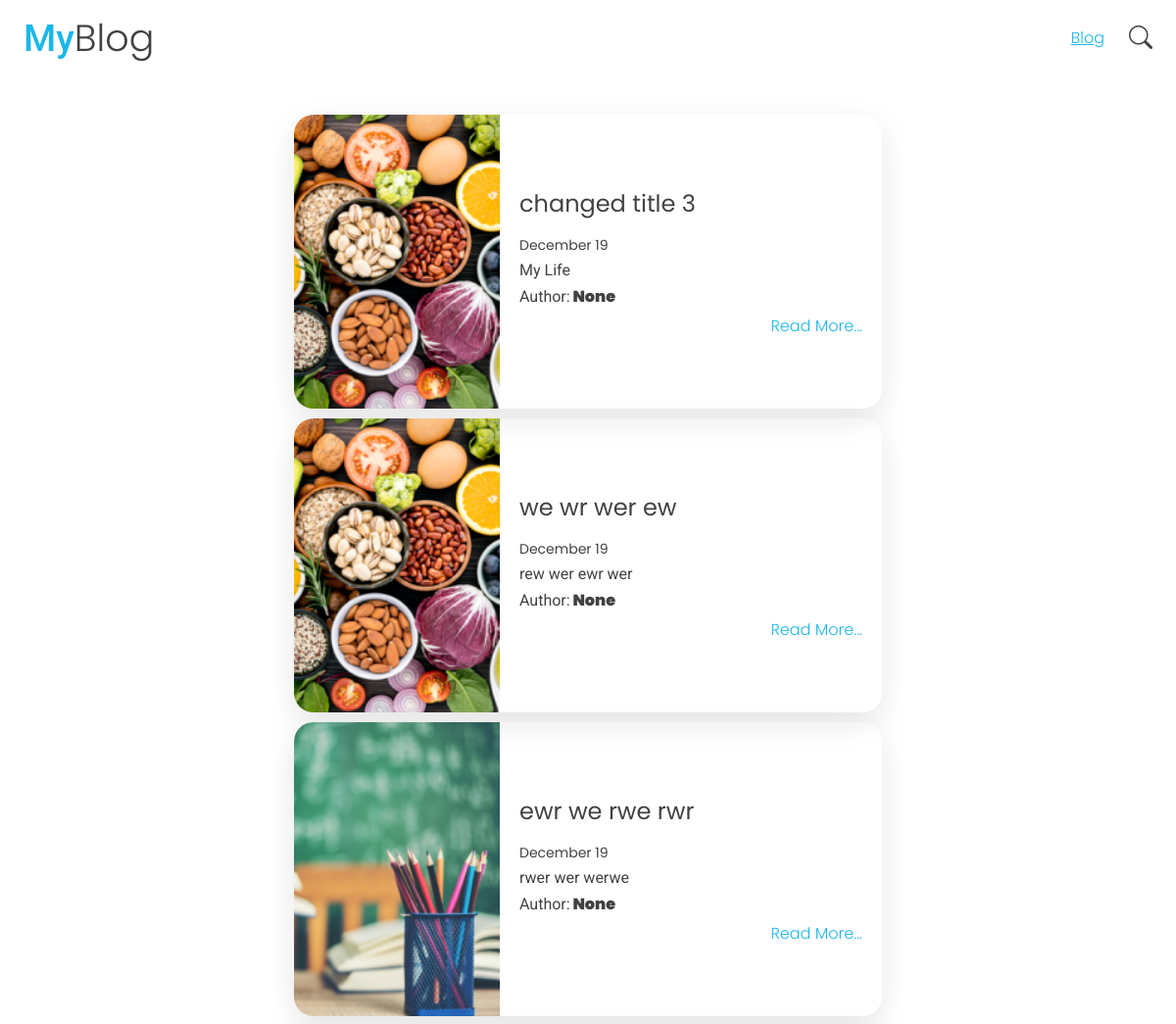
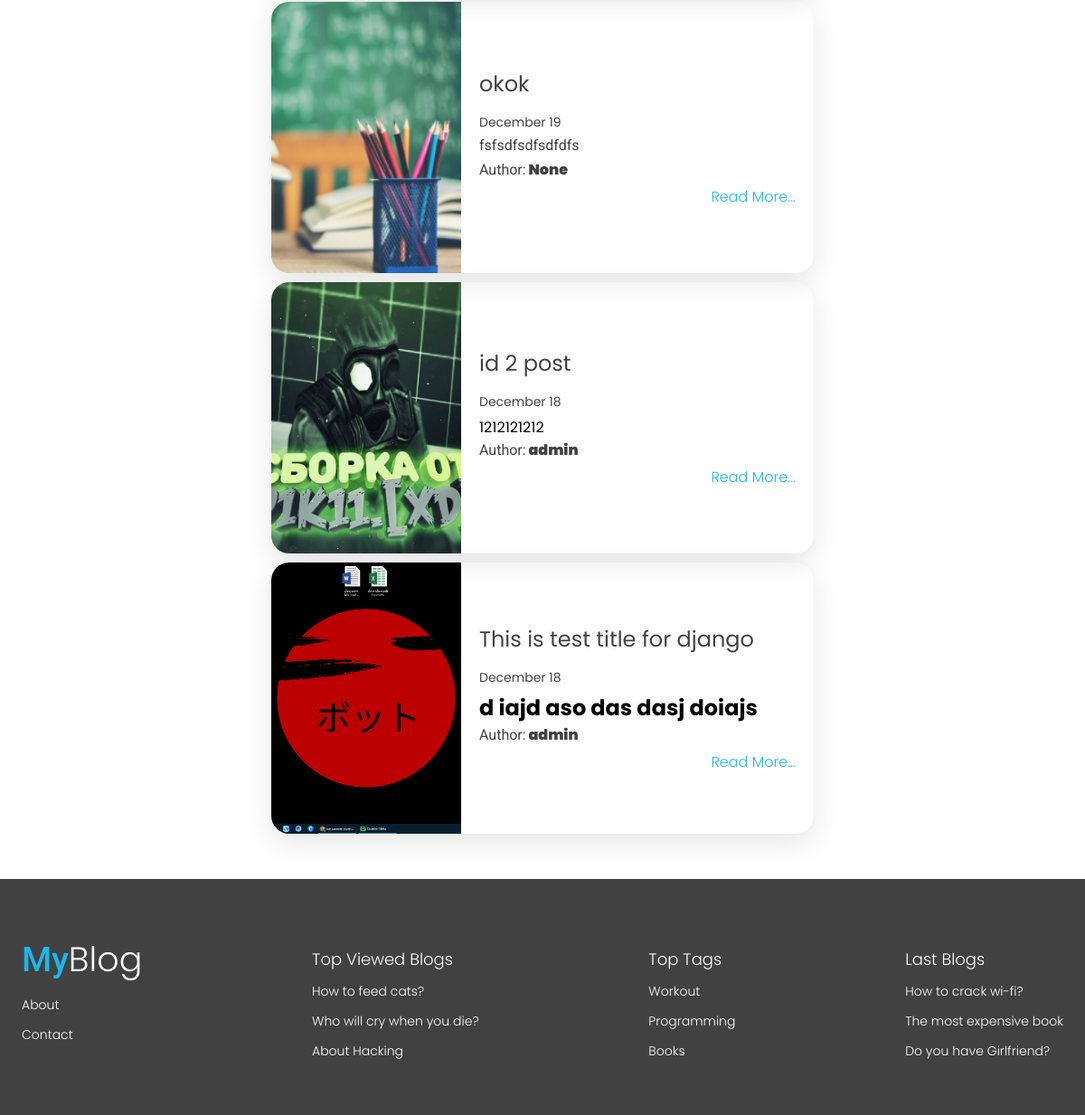
The page / on the database its author committed (2 pictures, top to bottom).
### main/models.py (models this page shows, shortened)
class Post(models.Model):
    title = models.CharField(max_length=255)
    category = models.ForeignKey(Category, on_delete=models.CASCADE)
    image = models.ImageField(upload_to="Post-Images/%Y-Year/%F-Month/")
    body = models.TextField()
    author = models.ForeignKey(User, on_delete=models.CASCADE, blank=True, null=True)
    date_time = models.DateTimeField(auto_now_add=True)
    view = models.PositiveIntegerField(default=0)
    class Meta:
        ordering = ["-id"]

### main/views.py (the view)
# urls.py: path("", views.HomePageView.as_view(), name="home"),
class HomePageView(ListView):
    model = Post

### templates/main/post_list.html (shortened to what this page needs)
<!DOCTYPE html>
<html lang="en">
<head>
    <link rel="stylesheet" href="https://cdnjs.cloudflare.com/ajax/libs/font-awesome/6.2.1/css/all.min.css">
    <link rel="stylesheet" href="https://cdn.jsdelivr.net/npm/bootstrap-icons@1.10.2/font/bootstrap-icons.css">
    {% include "./links.html" %}
</head>
<body>
    <header>
        <div class="container">
            <div class="header_wrapper">
                <a href="/" class="site_logo">
                    <span>My</span>Blog
                </a>
                <ul class="nav_menu">
                    <li><a href="/" class="nav_link nav_link_active">Blog</a></li>
                    <li class="search_blogs">
                        <a href="#">
                            <i class="bi bi-search" type="submit"></i>
                        </a>
                    </li>
                </ul>
            </div>
        </div>
    </header>
    <main>
        <section class="section_blog">
            <div class="container">
                <div class="section_blog_wrapper">
                    <div class="blogs_wrapper">
                        {% for post in object_list %}
                        <div class="blog first">
                            <div class="blog_left" style="background-image: url('{{ post.image.url }}');">
                            </div>
                            <div class="blog_right" style="cursor: pointer;">
                                <a class="blog_right_link" href="{% url 'main:detail' post.id %}">
                                    <p class=" blog_title">{{ post.title }}</p>
                                </a>
                                <p class=" blog_posted_time">{{ post.date_time|date:"F d" }}</p>
                                <p class="blog_content">{{ post.body|safe|slice:":30" }}</p>
                                <div class="blog_inner_wrapper">
                                    <p class="blog_author"><span>Author:</span> {{ post.author }}</p>
                                </div>
                                <a href="{% url "main:detail" post.id %}">
                                    <p class="current_blog">Read More...</p>
                                </a>
                            </div>
                        </div>
                        {% endfor %}
                    </div>
                </div>
            </div>
        </section>
    </main>
    <footer>
        <div class="container">
            <div class="footer_wrapper">
                <ul class="footer_ul">
                    <li><a href="./index.html" class="site_logo">
                            <span>My</span>Blog
                        </a>
                    </li>
                    <li><a href="#">About</a></li>
                    <li><a href="#">Contact</a></li>
                </ul>
                <ul class="footer_ul">
                    <li><a href="#">Top Viewed Blogs</a></li>
                    <li><a href="#">How to feed cats?</a></li>
                    <li><a href="#">Who will cry when you die?</a></li>
                    <li><a href="#">About Hacking</a></li>
                </ul>
                <ul class="footer_ul">
                    <li><a href="#">Top Tags</a></li>
                    <li><a href="#">Workout</a></li>
                    <li><a href="#">Programming</a></li>
                    <li><a href="#">Books</a></li>
                </ul>
                <ul class="footer_ul">
                    <li><a href="#">Last Blogs</a></li>
                    <li><a href="#">How to crack wi-fi?</a></li>
                    <li><a href="#">The most expensive book</a></li>
                    <li><a href="#">Do you have Girlfriend?</a></li>
                </ul>
            </div>
        </div>
    </footer>
</body>
</html>

### templates/main/links.html
    {% load static %}
    <link rel="stylesheet" href="{% static '/CSS/style.css' %}">
    <link rel="stylesheet" href="{% static "/CSS/media.css" %}">

### templates/main/scripts.html (shortened to what this page needs)
{% load static %}

### staticfiles/CSS/style.css (style rules this page uses)
* { padding: 0; margin: 0; text-decoration: none; list-style-type: none; box-sizing: border-box; transition: all .1s ease; scroll-behavior: smooth; font-family: 'Poppins' !important; }
:root { --primary: #414141; --secondary: #1bb7e9; --main-white: #ffffff; --main-yellow: #ffba08; --main-red: #C20114; --main-shadow: rgba(0, 0, 0, 0.05); --content-main: 38px; --content-big: 24px; --content: 16px; --content-small: 14px; --content-icon: 18px; --weight-lighter: 300; --weight-default: 400; --weight-bolder: 500; --weight-author: 900; }
.container { max-width: 1400px; padding: 0 2%; margin: 0 auto; }
header { position: sticky; top: 0; width: 100%; padding: 10px 0; background: var(--main-white); z-index: 9999; }
.header_wrapper { display: flex; justify-content: space-between; align-items: center; }
a { cursor: pointer !important; }
.site_logo { font-family: 'Roboto', sans-serif; font-weight: var(--weight-lighter); color: var(--primary); font-size: var(--content-main); }
.site_logo span { font-family: 'Open-sans', sans-serif; font-weight: var(--weight-bolder); color: var(--secondary); }
.nav_menu { display: flex; justify-content: center; align-items: center; gap: 25px; }
.nav_link { font-family: 'Roboto'; font-size: var(--content); font-weight: var(--weight-lighter); color: var(--primary); }
.nav_link_active { color: var(--secondary); text-decoration: underline; }
.search_blogs a i { font-size: var(--content-big); color: var(--primary); }
.section_blog { margin-top: 30px; }
.blogs_wrapper { margin-top: 30px; display: flex; justify-content: center; align-items: center; gap: 5%; flex-wrap: wrap; }
.blog { display: flex; justify-content: center; align-items: center; width: 600px; height: 300px; box-shadow: 0px 10px 30px rgba(0, 0, 0, 0.1); border-radius: 20px; margin-top: 20px; }
.first { margin-top: 10px !important; }
.blog_left { width: 35%; height: 100%; background-position: center; background-repeat: no-repeat; background-size: cover; border-radius: 20px 0 0 20px; }
.blog_right { width: 65%; height: auto; padding: 10px 20px; }
.blog_title { font-size: var(--content-big); font-weight: var(--weight-default); font-family: 'Poppins', sans-serif; color: var(--primary); margin-bottom: 15px; }
.blog_posted_time { font-size: var(--content-small); font-family: 'Poppins', sans-serif; color: var(--primary); margin-bottom: 5px; }
.blog_content { font-size: var(--content); font-family: 'Roboto', sans-serif !important; color: var(--primary); margin-bottom: 5px; }
.blog_content h1, .blog_content h2, .blog_content h3, .blog_content h4, .blog_content h5, .blog_content p, .blog_content h6, span { font-family: 'Roboto', sans-serif !important; }
.blog_inner_wrapper { display: flex; justify-content: space-between; align-items: center; }
.blog_author { font-size: var(--content); font-family: 'Poppins', sans-serif; color: var(--primary); margin-bottom: 5px; font-weight: var(--weight-author); }
.blog_author span { font-weight: var(--weight-default); }
.current_blog { font-family: 'Poppins', sans-serif; text-align: end; font-size: var(--content); font-weight: var(--weight-lighter); color: var(--secondary); cursor: pointer; }
footer { width: 100%; background: var(--primary); padding: 5% 0; margin-top: 50px; }
.footer_wrapper { display: flex; justify-content: space-between; align-items: flex-start; }
.footer_wrapper .footer_ul:first-child { margin: 0; }
.footer_wrapper .footer_ul { margin-top: 15px; }
.footer_ul li:first-child { font-size: var(--content-icon) !important; margin: 0; }
.footer_ul li { font-size: var(--content-small); }
.footer_ul li { margin-top: 12px; }
.footer_ul li a { font-family: 'Poppins', sans-serif; color: var(--main-white); font-weight: var(--weight-lighter); }

### rows shown on the page
Post: image (picture), title "changed title 3", date_time "December 19", body "My Life", author "None"
Post: image (picture), title "we wr wer ew", date_time "December 19", body "rew wer ewr wer", author "None"
Post: image (picture), title "ewr we rwe rwr", date_time "December 19", body "rwer wer werwe", author "None"
Post: image (picture), title "okok", date_time "December 19", body "fsfsdfsdfsdfdfs", author "None"
Post: image (picture), title "id 2 post", date_time "December 18", body "1212121212", author "admin"
Post: image (picture), title "This is test title for django", date_time "December 18", body "d iajd aso das dasj doiajs", author "admin"
